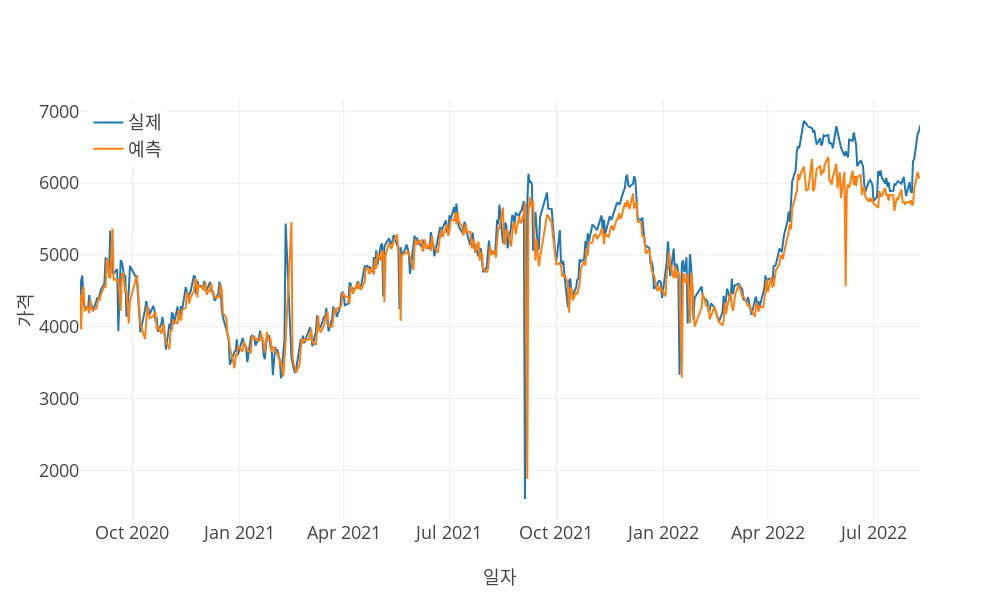

The code cell stored with this chart in its notebook:
### Markdown cell above
# Machine learning

### Code cell
print("\nSupport Vector Regression")
svr, _ = support_vector_regression(X_train, y_train, search=True, **ml_searchCV_params)
svr_predictions = svr.predict(X_test)
model_eval(y_test, svr_predictions, predictions_x_axis, stdout=stdout, vis=vis, **{'scaler': output_scaler})

### Figure 1 — Plotly figure (JSON) as saved in the notebook; plotly's stock layout.template omitted (floating-point values rounded to 4 significant figures; data arrays with more than 128 entries replaced by an {"elided": "..."} marker saying what was removed)
{"data": [{"mode": "lines", "name": "실제", "type": "scatter", "x": {"elided": "510 str values"}, "y": {"elided": "510 float values"}}, {"mode": "lines", "name": "예측", "type": "scatter", "x": {"elided": "510 str values"}, "y": {"elided": "510 float values"}}], "layout": {"height": 600, "legend": {"x": 0.01, "xanchor": "left", "y": 0.99, "yanchor": "top"}, "width": 1000, "xaxis": {"title": {"text": "일자"}}, "yaxis": {"title": {"text": "가격"}}}}
